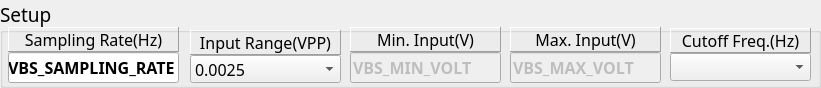
  <widget class="QGroupBox" name="group_Setup" >
   <property name="geometry" >
    <rect>
     <x>240</x>
     <y>8</y>
     <width>821</width>
     <height>88</height>
    </rect>
   </property>
   <property name="font" >
    <font>
     <family>Sans Serif</family>
     <pointsize>14</pointsize>
    </font>
   </property>
   <property name="title" >
    <string>Setup</string>
   </property>
   <widget class="QWidget" name="layoutWidget" >
    <property name="geometry" >
     <rect>
      <x>350</x>
      <y>27</y>
      <width>151</width>
      <height>56</height>
     </rect>
    </property>
    <layout class="QVBoxLayout" >
     <property name="spacing" >
      <number>0</number>
     </property>
     <item>
      <widget class="QLabel" name="label_111" >
       <property name="minimumSize" >
        <size>
         <width>90</width>
         <height>0</height>
        </size>
       </property>
       <property name="maximumSize" >
        <size>
         <width>300</width>
         <height>100</height>
        </size>
       </property>
       <property name="palette" >
        <palette>
         <active>
          <colorrole role="Base" >
           <brush brushstyle="SolidPattern" >
            <color alpha="255" >
             <red>255</red>
             <green>255</green>
             <blue>127</blue>
            </color>
           </brush>
          </colorrole>
          <colorrole role="Window" >
           <brush brushstyle="SolidPattern" >
            <color alpha="255" >
             <red>229</red>
             <green>226</green>
             <blue>206</blue>
            </color>
           </brush>
          </colorrole>
         </active>
         <inactive>
          <colorrole role="Base" >
           <brush brushstyle="SolidPattern" >
            <color alpha="255" >
             <red>255</red>
             <green>255</green>
             <blue>255</blue>
            </color>
           </brush>
          </colorrole>
          <colorrole role="Window" >
           <brush brushstyle="SolidPattern" >
            <color alpha="255" >
             <red>229</red>
             <green>226</green>
             <blue>206</blue>
            </color>
           </brush>
          </colorrole>
         </inactive>
         <disabled>
          <colorrole role="Base" >
           <brush brushstyle="SolidPattern" >
            <color alpha="255" >
             <red>229</red>
             <green>226</green>
             <blue>206</blue>
            </color>
           </brush>
          </colorrole>
          <colorrole role="Window" >
           <brush brushstyle="SolidPattern" >
            <color alpha="255" >
             <red>229</red>
             <green>226</green>
             <blue>206</blue>
            </color>
           </brush>
          </colorrole>
         </disabled>
        </palette>
       </property>
       <property name="font" >
        <font>
         <pointsize>12</pointsize>
         <weight>50</weight>
         <bold>false</bold>
        </font>
       </property>
       <property name="autoFillBackground" >
        <bool>false</bool>
       </property>
       <property name="frameShape" >
        <enum>QFrame::Panel</enum>
       </property>
       <property name="frameShadow" >
        <enum>QFrame::Raised</enum>
       </property>
       <property name="text" >
        <string>Min. Input(V)</string>
       </property>
       <property name="alignment" >
        <set>Qt::AlignCenter</set>
       </property>
      </widget>
     </item>
     <item>
      <widget class="CALineEdit" name="caLineEdit_151" >
       <property name="enabled" >
        <bool>false</bool>
       </property>
       <property name="sizePolicy" >
        <sizepolicy vsizetype="Preferred" hsizetype="Preferred" >
         <horstretch>0</horstretch>
         <verstretch>0</verstretch>
        </sizepolicy>
       </property>
       <property name="minimumSize" >
        <size>
         <width>70</width>
         <height>30</height>
        </size>
       </property>
       <property name="font" >
        <font>
         <family>Sans Serif</family>
         <pointsize>12</pointsize>
         <weight>75</weight>
         <bold>true</bold>
        </font>
       </property>
       <property name="text" >
        <string>VBS_MIN_VOLT</string>
       </property>
       <property name="nuformat" stdset="0" >
        <enum>CALineEdit::RealFour</enum>
       </property>
       <property name="pvname" >
        <string>VBS_MIN_VOLT</string>
       </property>
       <property name="dbrequest" stdset="0" >
        <enum>CALineEdit::DBRGDBL</enum>
       </property>
      </widget>
     </item>
    </layout>
   </widget>
   <widget class="QWidget" name="layoutWidget" >
    <property name="geometry" >
     <rect>
      <x>510</x>
      <y>27</y>
      <width>151</width>
      <height>56</height>
     </rect>
    </property>
    <layout class="QVBoxLayout" >
     <property name="spacing" >
      <number>0</number>
     </property>
     <item>
      <widget class="QLabel" name="label_112" >
       <property name="minimumSize" >
        <size>
         <width>90</width>
         <height>0</height>
        </size>
       </property>
       <property name="maximumSize" >
        <size>
         <width>300</width>
         <height>100</height>
        </size>
       </property>
       <property name="palette" >
        <palette>
         <active>
          <colorrole role="Base" >
           <brush brushstyle="SolidPattern" >
            <color alpha="255" >
             <red>255</red>
             <green>255</green>
             <blue>127</blue>
            </color>
           </brush>
          </colorrole>
          <colorrole role="Window" >
           <brush brushstyle="SolidPattern" >
            <color alpha="255" >
             <red>229</red>
             <green>226</green>
             <blue>206</blue>
            </color>
           </brush>
          </colorrole>
         </active>
         <inactive>
          <colorrole role="Base" >
           <brush brushstyle="SolidPattern" >
            <color alpha="255" >
             <red>255</red>
             <green>255</green>
             <blue>255</blue>
            </color>
           </brush>
          </colorrole>
          <colorrole role="Window" >
           <brush brushstyle="SolidPattern" >
            <color alpha="255" >
             <red>229</red>
             <green>226</green>
             <blue>206</blue>
            </color>
           </brush>
          </colorrole>
         </inactive>
         <disabled>
          <colorrole role="Base" >
           <brush brushstyle="SolidPattern" >
            <color alpha="255" >
             <red>229</red>
             <green>226</green>
             <blue>206</blue>
            </color>
           </brush>
          </colorrole>
          <colorrole role="Window" >
           <brush brushstyle="SolidPattern" >
            <color alpha="255" >
             <red>229</red>
             <green>226</green>
             <blue>206</blue>
            </color>
           </brush>
          </colorrole>
         </disabled>
        </palette>
       </property>
       <property name="font" >
        <font>
         <pointsize>12</pointsize>
         <weight>50</weight>
         <bold>false</bold>
        </font>
       </property>
       <property name="autoFillBackground" >
        <bool>false</bool>
       </property>
       <property name="frameShape" >
        <enum>QFrame::Panel</enum>
       </property>
       <property name="frameShadow" >
        <enum>QFrame::Raised</enum>
       </property>
       <property name="text" >
        <string>Max. Input(V)</string>
       </property>
       <property name="alignment" >
        <set>Qt::AlignCenter</set>
       </property>
      </widget>
     </item>
     <item>
      <widget class="CALineEdit" name="caLineEdit_152" >
       <property name="enabled" >
        <bool>false</bool>
       </property>
       <property name="sizePolicy" >
        <sizepolicy vsizetype="Preferred" hsizetype="Preferred" >
         <horstretch>0</horstretch>
         <verstretch>0</verstretch>
        </sizepolicy>
       </property>
       <property name="minimumSize" >
        <size>
         <width>70</width>
         <height>30</height>
        </size>
       </property>
       <property name="font" >
        <font>
         <family>Sans Serif</family>
         <pointsize>12</pointsize>
         <weight>75</weight>
         <bold>true</bold>
        </font>
       </property>
       <property name="text" >
        <string>VBS_MAX_VOLT</string>
       </property>
       <property name="nuformat" stdset="0" >
        <enum>CALineEdit::RealFour</enum>
       </property>
       <property name="pvname" >
        <string>VBS_MAX_VOLT</string>
       </property>
       <property name="dbrequest" stdset="0" >
        <enum>CALineEdit::DBRGDBL</enum>
       </property>
      </widget>
     </item>
    </layout>
   </widget>
   <widget class="QWidget" name="layoutWidget" >
    <property name="geometry" >
     <rect>
      <x>8</x>
      <y>27</y>
      <width>171</width>
      <height>56</height>
     </rect>
    </property>
    <layout class="QVBoxLayout" >
     <property name="spacing" >
      <number>0</number>
     </property>
     <item>
      <widget class="QLabel" name="label_113" >
       <property name="minimumSize" >
        <size>
         <width>90</width>
         <height>0</height>
        </size>
       </property>
       <property name="maximumSize" >
        <size>
         <width>300</width>
         <height>100</height>
        </size>
       </property>
       <property name="palette" >
        <palette>
         <active>
          <colorrole role="Base" >
           <brush brushstyle="SolidPattern" >
            <color alpha="255" >
             <red>255</red>
             <green>255</green>
             <blue>127</blue>
            </color>
           </brush>
          </colorrole>
          <colorrole role="Window" >
           <brush brushstyle="SolidPattern" >
            <color alpha="255" >
             <red>229</red>
             <green>226</green>
             <blue>206</blue>
            </color>
           </brush>
          </colorrole>
         </active>
         <inactive>
          <colorrole role="Base" >
           <brush brushstyle="SolidPattern" >
            <color alpha="255" >
             <red>255</red>
             <green>255</green>
             <blue>255</blue>
            </color>
           </brush>
          </colorrole>
          <colorrole role="Window" >
           <brush brushstyle="SolidPattern" >
            <color alpha="255" >
             <red>229</red>
             <green>226</green>
             <blue>206</blue>
            </color>
           </brush>
          </colorrole>
         </inactive>
         <disabled>
          <colorrole role="Base" >
           <brush brushstyle="SolidPattern" >
            <color alpha="255" >
             <red>229</red>
             <green>226</green>
             <blue>206</blue>
            </color>
           </brush>
          </colorrole>
          <colorrole role="Window" >
           <brush brushstyle="SolidPattern" >
            <color alpha="255" >
             <red>229</red>
             <green>226</green>
             <blue>206</blue>
            </color>
           </brush>
          </colorrole>
         </disabled>
        </palette>
       </property>
       <property name="font" >
        <font>
         <pointsize>12</pointsize>
         <weight>50</weight>
         <bold>false</bold>
        </font>
       </property>
       <property name="autoFillBackground" >
        <bool>false</bool>
       </property>
       <property name="frameShape" >
        <enum>QFrame::Panel</enum>
       </property>
       <property name="frameShadow" >
        <enum>QFrame::Raised</enum>
       </property>
       <property name="text" >
        <string>Sampling Rate(Hz)</string>
       </property>
       <property name="alignment" >
        <set>Qt::AlignCenter</set>
       </property>
      </widget>
     </item>
     <item>
      <widget class="CALineEdit" name="caLineEdit_153" >
       <property name="sizePolicy" >
        <sizepolicy vsizetype="Preferred" hsizetype="Preferred" >
         <horstretch>0</horstretch>
         <verstretch>0</verstretch>
        </sizepolicy>
       </property>
       <property name="minimumSize" >
        <size>
         <width>70</width>
         <height>30</height>
        </size>
       </property>
       <property name="font" >
        <font>
         <family>Sans Serif</family>
         <pointsize>12</pointsize>
         <weight>75</weight>
         <bold>true</bold>
        </font>
       </property>
       <property name="text" >
        <string>VBS_SAMPLING_RATE</string>
       </property>
       <property name="nuformat" stdset="0" >
        <enum>CALineEdit::Integer</enum>
       </property>
       <property name="pvname" >
        <string>VBS_SAMPLING_RATE</string>
       </property>
       <property name="dbrequest" stdset="0" >
        <enum>CALineEdit::DBRGDBL</enum>
       </property>
      </widget>
     </item>
    </layout>
   </widget>
   <widget class="QWidget" name="layoutWidget" >
    <property name="geometry" >
     <rect>
      <x>670</x>
      <y>28</y>
      <width>141</width>
      <height>53</height>
     </rect>
    </property>
    <layout class="QVBoxLayout" >
     <property name="spacing" >
      <number>0</number>
     </property>
     <item>
      <widget class="QLabel" name="label_116" >
       <property name="minimumSize" >
        <size>
         <width>90</width>
         <height>0</height>
        </size>
       </property>
       <property name="maximumSize" >
        <size>
         <width>300</width>
         <height>100</height>
        </size>
       </property>
       <property name="palette" >
        <palette>
         <active>
          <colorrole role="Base" >
           <brush brushstyle="SolidPattern" >
            <color alpha="255" >
             <red>255</red>
             <green>255</green>
             <blue>127</blue>
            </color>
           </brush>
          </colorrole>
          <colorrole role="Window" >
           <brush brushstyle="SolidPattern" >
            <color alpha="255" >
             <red>229</red>
             <green>226</green>
             <blue>206</blue>
            </color>
           </brush>
          </colorrole>
         </active>
         <inactive>
          <colorrole role="Base" >
           <brush brushstyle="SolidPattern" >
            <color alpha="255" >
             <red>255</red>
             <green>255</green>
             <blue>255</blue>
            </color>
           </brush>
          </colorrole>
          <colorrole role="Window" >
           <brush brushstyle="SolidPattern" >
            <color alpha="255" >
             <red>229</red>
             <green>226</green>
             <blue>206</blue>
            </color>
           </brush>
          </colorrole>
         </inactive>
         <disabled>
          <colorrole role="Base" >
           <brush brushstyle="SolidPattern" >
            <color alpha="255" >
             <red>229</red>
             <green>226</green>
             <blue>206</blue>
            </color>
           </brush>
          </colorrole>
          <colorrole role="Window" >
           <brush brushstyle="SolidPattern" >
            <color alpha="255" >
             <red>229</red>
             <green>226</green>
             <blue>206</blue>
            </color>
           </brush>
          </colorrole>
         </disabled>
        </palette>
       </property>
       <property name="font" >
        <font>
         <pointsize>12</pointsize>
         <weight>50</weight>
         <bold>false</bold>
        </font>
       </property>
       <property name="autoFillBackground" >
        <bool>false</bool>
       </property>
       <property name="frameShape" >
        <enum>QFrame::Panel</enum>
       </property>
       <property name="frameShadow" >
        <enum>QFrame::Raised</enum>
       </property>
       <property name="text" >
        <string>Cutoff Freq.(Hz)</string>
       </property>
       <property name="alignment" >
        <set>Qt::AlignCenter</set>
       </property>
      </widget>
     </item>
     <item>
      <widget class="CAComboBox" name="caComboBox_25" >
       <property name="minimumSize" >
        <size>
         <width>0</width>
         <height>27</height>
        </size>
       </property>
       <property name="font" >
        <font>
         <pointsize>12</pointsize>
        </font>
       </property>
       <property name="layoutDirection" >
        <enum>Qt::LeftToRight</enum>
       </property>
       <property name="pvlist" stdset="0" >
        <stringlist/>
       </property>
       <property name="pvname" >
        <string>VBS_CUTOFF_FREQ_TYPE</string>
       </property>
       <item>
        <property name="text" >
         <string/>
        </property>
       </item>
       <item>
        <property name="text" >
         <string>4</string>
        </property>
       </item>
       <item>
        <property name="text" >
         <string>10000</string>
        </property>
       </item>
      </widget>
     </item>
    </layout>
   </widget>
   <widget class="QWidget" name="layoutWidget_3" >
    <property name="geometry" >
     <rect>
      <x>190</x>
      <y>30</y>
      <width>151</width>
      <height>53</height>
     </rect>
    </property>
    <layout class="QVBoxLayout" >
     <property name="spacing" >
      <number>0</number>
     </property>
     <item>
      <widget class="QLabel" name="label_117" >
       <property name="minimumSize" >
        <size>
         <width>90</width>
         <height>0</height>
        </size>
       </property>
       <property name="maximumSize" >
        <size>
         <width>300</width>
         <height>100</height>
        </size>
       </property>
       <property name="palette" >
        <palette>
         <active>
          <colorrole role="Base" >
           <brush brushstyle="SolidPattern" >
            <color alpha="255" >
             <red>255</red>
             <green>255</green>
             <blue>127</blue>
            </color>
           </brush>
          </colorrole>
          <colorrole role="Window" >
           <brush brushstyle="SolidPattern" >
            <color alpha="255" >
             <red>229</red>
             <green>226</green>
             <blue>206</blue>
            </color>
           </brush>
          </colorrole>
         </active>
         <inactive>
          <colorrole role="Base" >
           <brush brushstyle="SolidPattern" >
            <color alpha="255" >
             <red>255</red>
             <green>255</green>
             <blue>255</blue>
            </color>
           </brush>
          </colorrole>
          <colorrole role="Window" >
           <brush brushstyle="SolidPattern" >
            <color alpha="255" >
             <red>229</red>
             <green>226</green>
             <blue>206</blue>
            </color>
           </brush>
          </colorrole>
         </inactive>
         <disabled>
          <colorrole role="Base" >
           <brush brushstyle="SolidPattern" >
            <color alpha="255" >
             <red>229</red>
             <green>226</green>
             <blue>206</blue>
            </color>
           </brush>
          </colorrole>
          <colorrole role="Window" >
           <brush brushstyle="SolidPattern" >
            <color alpha="255" >
             <red>229</red>
             <green>226</green>
             <blue>206</blue>
            </color>
           </brush>
          </colorrole>
         </disabled>
        </palette>
       </property>
       <property name="font" >
        <font>
         <pointsize>12</pointsize>
         <weight>50</weight>
         <bold>false</bold>
        </font>
       </property>
       <property name="autoFillBackground" >
        <bool>false</bool>
       </property>
       <property name="frameShape" >
        <enum>QFrame::Panel</enum>
       </property>
       <property name="frameShadow" >
        <enum>QFrame::Raised</enum>
       </property>
       <property name="text" >
        <string>Input Range(VPP)</string>
       </property>
       <property name="alignment" >
        <set>Qt::AlignCenter</set>
       </property>
      </widget>
     </item>
     <item>
      <widget class="CAComboBox" name="caComboBox_26" >
       <property name="minimumSize" >
        <size>
         <width>0</width>
         <height>27</height>
        </size>
       </property>
       <property name="font" >
        <font>
         <pointsize>12</pointsize>
        </font>
       </property>
       <property name="layoutDirection" >
        <enum>Qt::LeftToRight</enum>
       </property>
       <property name="pvlist" stdset="0" >
        <stringlist/>
       </property>
       <property name="pvname" >
        <string>VBS_INPUT_RANGE</string>
       </property>
       <item>
        <property name="text" >
         <string>0.0025</string>
        </property>
       </item>
       <item>
        <property name="text" >
         <string>0.005</string>
        </property>
       </item>
       <item>
        <property name="text" >
         <string>0.01</string>
        </property>
       </item>
       <item>
        <property name="text" >
         <string>0.02 </string>
        </property>
       </item>
       <item>
        <property name="text" >
         <string>0.025</string>
        </property>
       </item>
       <item>
        <property name="text" >
         <string>0.05</string>
        </property>
       </item>
       <item>
        <property name="text" >
         <string>0.125</string>
        </property>
       </item>
       <item>
        <property name="text" >
         <string>0.25</string>
        </property>
       </item>
       <item>
        <property name="text" >
         <string>0.5</string>
        </property>
       </item>
       <item>
        <property name="text" >
         <string>1</string>
        </property>
       </item>
       <item>
        <property name="text" >
         <string>2.5</string>
        </property>
       </item>
       <item>
        <property name="text" >
         <string>5</string>
        </property>
       </item>
      </widget>
     </item>
    </layout>
   </widget>
  </widget>
